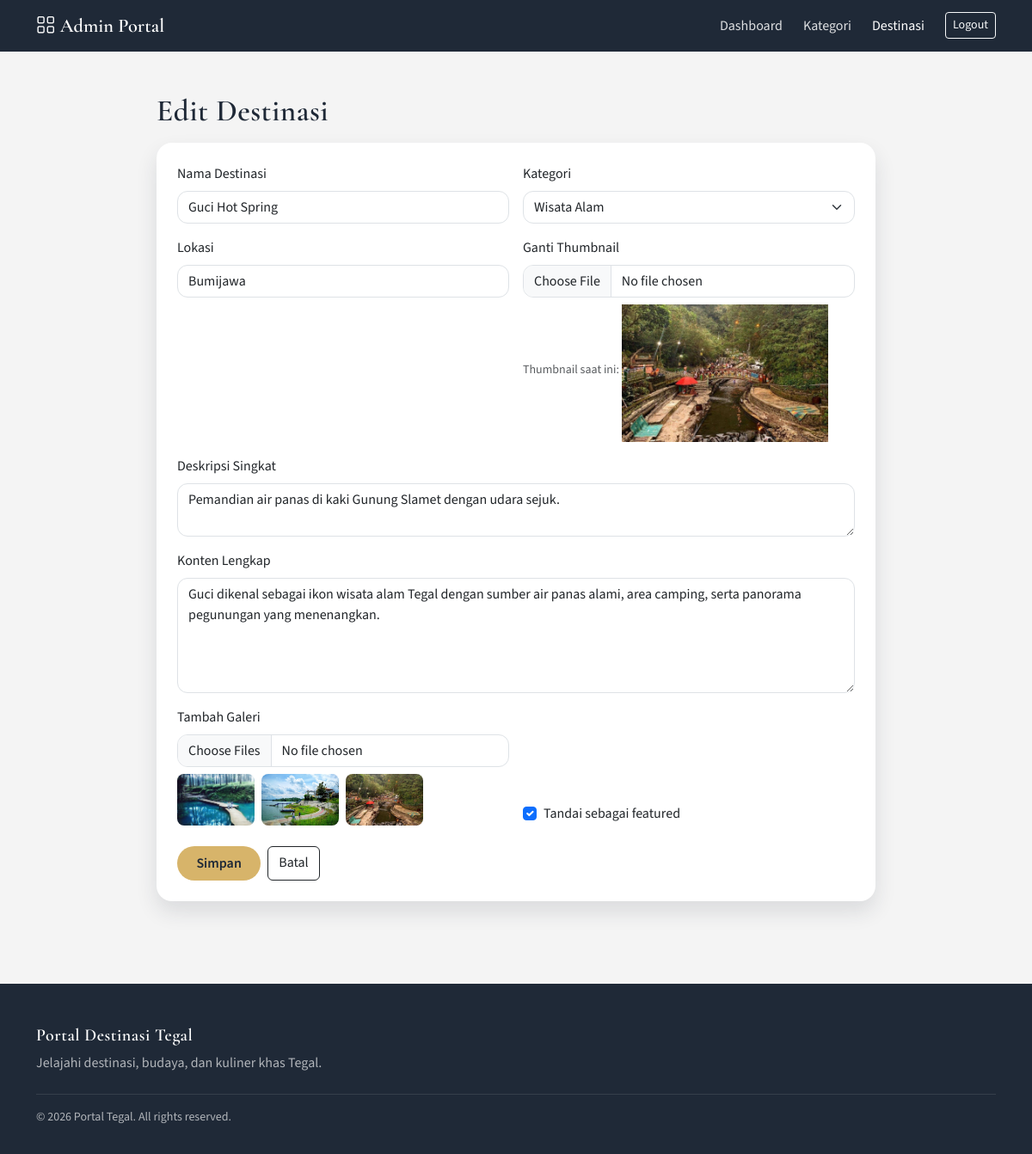
Screenshot of /index.php?route=admin/destinations/edit&id=1 (signed in) with the database file from the repository.
### tables this page shows
CREATE TABLE destinations (
  id INT AUTO_INCREMENT PRIMARY KEY,
  category_id INT NOT NULL,
  name VARCHAR(150) NOT NULL,
  slug VARCHAR(180) NOT NULL UNIQUE,
  location VARCHAR(120) NOT NULL,
  short_desc VARCHAR(255) NOT NULL,
  content TEXT NOT NULL,
  thumbnail VARCHAR(255) DEFAULT NULL,
  is_featured TINYINT(1) NOT NULL DEFAULT 0,
  views INT NOT NULL DEFAULT 0,
  created_at DATETIME NOT NULL DEFAULT CURRENT_TIMESTAMP,
  CONSTRAINT fk_dest_category FOREIGN KEY (category_id) REFERENCES categories(id) ON DELETE RESTRICT
);

CREATE TABLE categories (
  id INT AUTO_INCREMENT PRIMARY KEY,
  name VARCHAR(100) NOT NULL,
  slug VARCHAR(120) NOT NULL UNIQUE
);

### app/core/helpers.php (called while the page is built, shortened)
<?php
function e($value)
{
    return htmlspecialchars((string) $value, ENT_QUOTES, 'UTF-8');
}
function base_url($path = '')
{
    $base = rtrim(BASE_URL, '/');
    return $base . ($path ? '/' . ltrim($path, '/') : '');
}
function view($template, array $data = [])
{
    $template = trim($template, '/');
    $path = dirname(__DIR__) . '/views/' . $template . '.php';
    extract($data, EXTR_SKIP);
    require $path;
}
function image_url($file, $fallback = 'assets/img/praban-lintang.jpg')
{
    $root = dirname(__DIR__, 2);
    $uploadPath = $root . '/assets/uploads/' . $file;
    $localPath = $root . '/assets/img/' . $file;
    if (is_file($localPath)) {
        return base_url('assets/img/' . $file);
    }
    return base_url($fallback);
}

### app/controllers/AdminDestinationsController.php (called while the page is built, shortened)
<?php
class AdminDestinationsController extends BaseController
{
    public function edit()
    {
        $id = (int) ($_GET['id'] ?? 0);
        $categoryModel = new CategoryModel($this->pdo);
        $destinationModel = new DestinationModel($this->pdo);
        $destination = $destinationModel->findById($id);
        $categories = $categoryModel->all('name');
        $this->render('admin/destinations/form', compact(
            'pageTitle',
            'errors',
            'name',
            'categoryId',
            'location',
            'shortDesc',
            'content',
            'isFeatured',
            'categories',
            'formTitle',
            'subtitle',
            'formAction',
            'submitLabel',
            'cancelUrl',
            'isEdit',
            'gallery',
            'destination'
        ), 'admin');
    }
}

### index.php (called while the page is built, shortened)
<?php
require_once __DIR__ . '/app/core/bootstrap.php';
$routes = require __DIR__ . '/app/core/routes.php';
$route = trim((string) ($_GET['route'] ?? ''), '/');
[$controllerClass, $method] = $routes[$route];
$controller = new $controllerClass();
$controller->$method();

### app/models/BaseModel.php (called while the page is built, shortened)
<?php
class BaseModel
{
    public function __construct($pdo)
    {
        $this->pdo = $pdo;
    }
}

### app/models/DestinationModel.php (called while the page is built, shortened)
<?php
class DestinationModel extends BaseModel
{
    public function findById($id)
    {
        $stmt = $this->pdo->prepare('SELECT * FROM destinations WHERE id = ?');
        $stmt->execute([(int) $id]);
        return $stmt->fetch();
    }
}

### app/core/bootstrap.php (called while the page is built, shortened)
<?php
require_once __DIR__ . '/helpers.php';
spl_autoload_register(function ($class) {
    $paths = [
        dirname(__DIR__) . '/controllers/' . $class . '.php',
        dirname(__DIR__) . '/models/' . $class . '.php',
    ];
    foreach ($paths as $path) {
        if (is_file($path)) {
            return;
        }
    }
});

### app/models/CategoryModel.php (called while the page is built, shortened)
<?php
class CategoryModel extends BaseModel
{
    public function all($orderBy = 'id', $direction = 'ASC')
    {
        $orderBy = $orderBy === 'name' ? 'name' : 'id';
        $direction = strtoupper($direction) === 'DESC' ? 'DESC' : 'ASC';
        $stmt = $this->pdo->query('SELECT id, name, slug FROM categories ORDER BY ' . $orderBy . ' ' . $direction);
        return $stmt->fetchAll();
    }
}

### app/views/admin/destinations/form.php (the view, shortened to what this page needs)
<main class="container my-5" style="max-width: 860px;">
  <h1 class="section-title"><?php echo e($formTitle); ?></h1>
  <form method="post" enctype="multipart/form-data" class="card filter-card p-4" action="<?php echo e($formAction); ?>">
    <div class="row g-3">
      <div class="col-md-6">
        <label class="form-label">Nama Destinasi</label>
        <input type="text" name="name" class="form-control" value="<?php echo e($name); ?>" required>
      </div>
      <div class="col-md-6">
        <label class="form-label">Kategori</label>
        <select name="category_id" class="form-select" required>
          <?php foreach ($categories as $cat) : ?>
            <option value="<?php echo e($cat['id']); ?>" <?php echo $categoryId === (int) $cat['id'] ? 'selected' : ''; ?>><?php echo e($cat['name']); ?></option>
          <?php endforeach; ?>
        </select>
      </div>
      <div class="col-md-6">
        <label class="form-label">Lokasi</label>
        <input type="text" name="location" class="form-control" value="<?php echo e($location); ?>">
      </div>
      <div class="col-md-6">
        <label class="form-label"><?php echo $isEdit ? 'Ganti Thumbnail' : 'Thumbnail'; ?></label>
        <input type="file" name="thumbnail" class="form-control" accept=".jpg,.jpeg,.png,.webp">
        <?php if ($isEdit) : ?>
          <small class="text-muted">Thumbnail saat ini:</small>
          <img src="<?php echo e(image_url($destination['thumbnail'])); ?>" alt="Thumbnail" class="img-fluid mt-2" style="max-height: 160px;">
        <?php endif; ?>
      </div>
      <div class="col-12">
        <label class="form-label">Deskripsi Singkat</label>
        <textarea name="short_desc" class="form-control" rows="2" required><?php echo e($shortDesc); ?></textarea>
      </div>
      <div class="col-12">
        <label class="form-label">Konten Lengkap</label>
        <textarea name="content" class="form-control" rows="5" required><?php echo e($content); ?></textarea>
      </div>
      <div class="col-md-6">
        <label class="form-label"><?php echo $isEdit ? 'Tambah Galeri' : 'Galeri (opsional)'; ?></label>
        <input type="file" name="gallery[]" class="form-control" accept=".jpg,.jpeg,.png,.webp" multiple>
        <?php if ($isEdit && $gallery) : ?>
          <div class="d-flex gap-2 flex-wrap mt-2">
            <?php foreach ($gallery as $img) : ?>
              <img src="<?php echo e(image_url($img)); ?>" alt="Galeri" style="width: 90px; height: 60px; object-fit: cover; border-radius: 8px;">
            <?php endforeach; ?>
          </div>
        <?php endif; ?>
      </div>
      <div class="col-md-6 d-flex align-items-end">
        <div class="form-check">
          <input class="form-check-input" type="checkbox" name="is_featured" id="isFeatured" <?php echo $isFeatured ? 'checked' : ''; ?>>
          <label class="form-check-label" for="isFeatured">Tandai sebagai featured</label>
        </div>
      </div>
    </div>
    <div class="d-flex gap-2 mt-4">
      <button type="submit" class="btn btn-cta"><?php echo e($submitLabel); ?></button>
      <a href="<?php echo e($cancelUrl); ?>" class="btn btn-outline-dark">Batal</a>
    </div>
  </form>
</main>

### assets/css/style.css (style rules this page uses)
:root { --color-primary: #1f2937; --color-secondary: #8a4f3b; --color-accent: #D7B46A; --color-neutral: #f4f4f4; --color-sand: #f4f4f4; --color-ink: #1f2937; --color-muted: rgba(31, 41, 55, 0.7); --shadow-soft: 0 12px 24px rgba(31, 41, 55, 0.12); --radius-lg: 18px; --bs-gradient: none; --bs-dark: #1f2937; --bs-dark-rgb: 31, 41, 55; }
body { font-family: "Source Sans 3", "Segoe UI", sans-serif; color: var(--color-ink); background-color: var(--color-neutral); min-height: 100vh; display: flex; flex-direction: column; }
main { flex: 1 0 auto; }
h1, h2, h3, h4, h5, .section-title { font-family: "Cormorant Garamond", "Times New Roman", serif; letter-spacing: 0.5px; }
a { color: var(--color-primary); text-decoration: none; }
.btn-cta { background: var(--color-accent); color: var(--color-primary); border: none; border-radius: 999px; padding: 0.5rem 1.4rem; font-weight: 600; }
.section-title { font-size: 2.2rem; margin-bottom: 1rem; }
.filter-card { border-radius: 18px; border: none; box-shadow: var(--shadow-soft); background: #fff; }
.form-control, .form-select { border-radius: 12px; }

### rows the page displays
destinations: name "Guci Hot Spring", category_id "Wisata Alam", location "Bumijawa", thumbnail (picture), short_desc "Pemandian air panas di kaki Gunung Slamet dengan udara sejuk.", content "Guci dikenal sebagai ikon wisata alam Tegal dengan sumber air panas alami, area camping, serta panorama pegunungan yang menenangkan.", is_featured "☑"

### other values shown
$formTitle "Edit Destinasi"
$submitLabel "Simpan"
